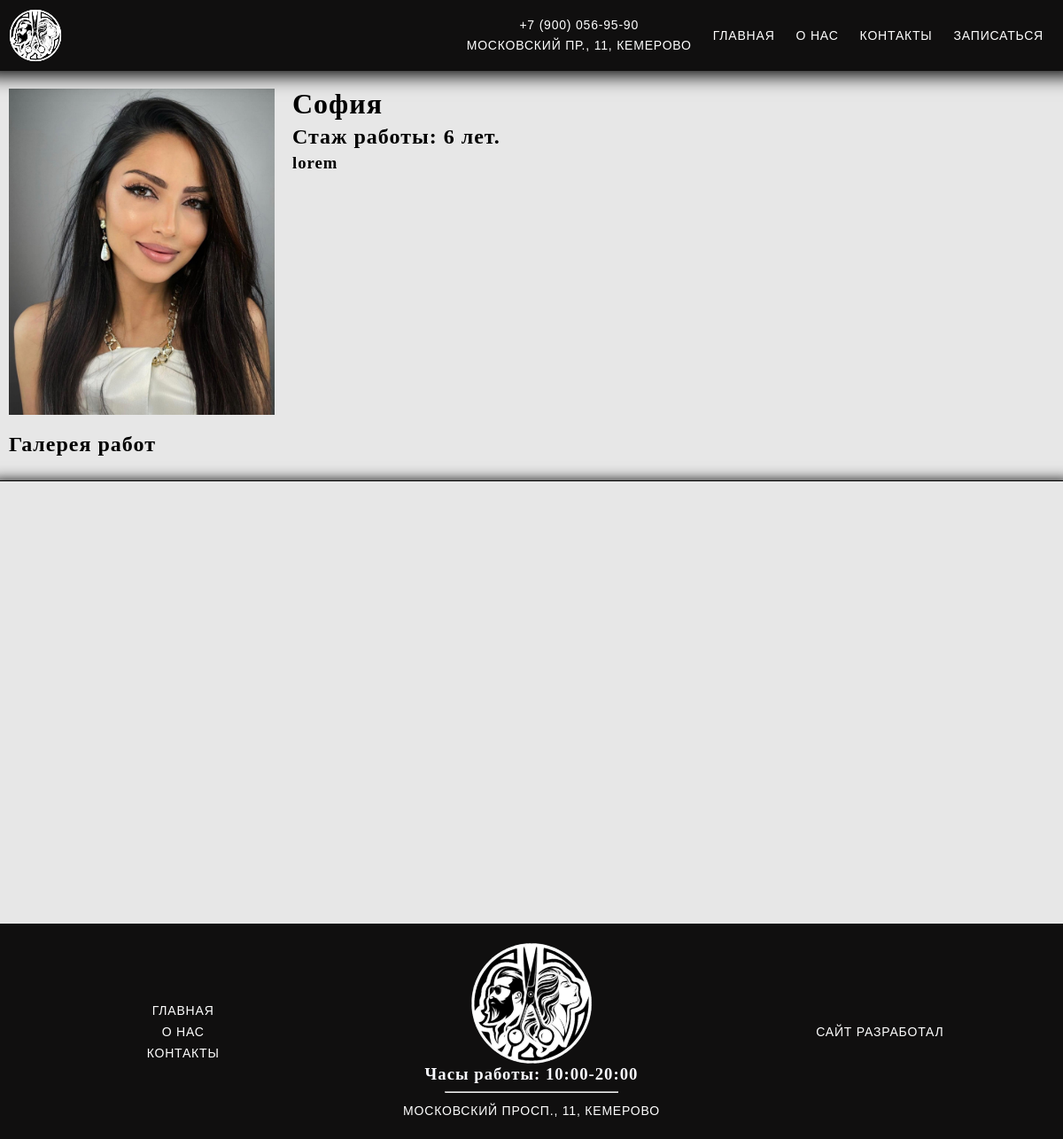
/master/sofiya/, run on the app's committed database.
### main/models.py (models this page shows, shortened)
class Master(models.Model):
    category = models.ForeignKey(CategoryMaster, related_name='prices',
                                 verbose_name='Категория',
                                 on_delete=models.CASCADE)
    title = models.CharField(max_length=200, db_index=True,
                             verbose_name='ФИО')
    experience = models.CharField(verbose_name='Стаж рааботы', max_length=20)
    description = models.TextField(blank=True, verbose_name="Описание")
    class Meta:
        ordering = ('title',)
        verbose_name = 'Мастер'
        verbose_name_plural = 'Мастера'

class CategoryMaster(models.Model):
    name = models.CharField(verbose_name='Имя мастера', max_length=100)
    slug = models.SlugField(verbose_name='URL', db_index=True, null=True)
    image = models.ImageField(verbose_name="Фото мастера",
                              blank=True,
                              default='images/thumbnails/unnamed.jpg',
                              upload_to='images/cat_lookbook/%Y/%m/%d',
                              validators=[FileExtensionValidator(
                                  allowed_extensions=(
                                      'png', 'jpg', 'webp', 'jpeg', 'gif'))]
                              )
    class Meta:
        ordering = ('name',)
        verbose_name = 'Категория мастера'
        verbose_name_plural = 'Категории мастеров'

### main/views.py (the view)
# urls.py: path('master/<slug:category_slug>/', views.category_master_detail, name='category_master_detail'),
def category_master_detail(request, category_slug):
    category_instance = get_object_or_404(CategoryMaster, slug=category_slug)
    masters = Master.objects.filter(category=category_instance)
    context = {'category_instance': category_instance, 'masters': masters}
    return render(request, 'main/master_details.html', context)

### templates/main/master_details.html (shortened to what this page needs)
{% extends 'base.html' %}
{% load static %}
{% block js %}
<link rel="stylesheet" href="{% static 'css/details_master.css' %}">
{% endblock %}
{% block content %}
<div class="container">
    <div class="masters_container">
        {% for master in masters %}
            <div class="lookbook-item">
                <img src="{{ category_instance.image.url }}" alt=""
                     class="master-image">
                <div class="image-caption">
                    <h1>{{ master.title }}</h1>
                    <h2>Стаж работы: {{ master.experience }} лет.</h2>
                    <h3>{{ master.description }}</h3>
                    </div>
                </div>
           <h2> Галерея работ</h2>
    </div>
        {% endfor %}
</div>
{% endblock %}

### static/src/base.css (style rules this page uses)
body { background-color: #e7e7e7; scrollbar-width: thin; scrollbar-color: black white; }
*, *::before, *::after { box-sizing: border-box; }
html { -moz-text-size-adjust: none; -webkit-text-size-adjust: none; text-size-adjust: none; }
body, h1, h2, h3, h4, p, figure, blockquote, dl, dd { margin: 0; letter-spacing: .8px; }
body { min-height: 100vh; line-height: 1.5; }
h1, h2, h3, h4, button, input, label { line-height: 1.1; }
h1, h2, h3, h4 { text-wrap: balance; letter-spacing: .8px; }
img, picture { max-width: 100%; display: block; }
.container { max-width: calc(var(--index) * 60); margin: 0px auto; padding: 0px 10px; }
:root { --index: calc(1vw + 1vh); --color-header: #f1efef; --color-text: #000000; --gallery-gap: calc(var(--index) * 10); --color: #ffffff; --primary-color: #1c1c1c; --secondary-color: #e7e7e7; }

### static/css/details_master.css (style rules this page uses)
.master-image { width: calc(var(--index)* 15); }
.lookbook-item { margin: calc(var(--index)* 1) 0; display: flex; flex-direction: row; align-items: flex-start; }
.image-caption { margin-left: calc(var(--index)* 1); display: flex; gap: calc(var(--index)* .3); flex-direction: column; }
.image-caption h1, h2, h3 { letter-spacing: calc(var(--index) * .05); font-family: 'GolosTextWebRegular'; }
.image-caption h1, h2 { font-family: 'mont'; }

### data on the page
Master: image (picture), title "София", experience "6", description "lorem"
